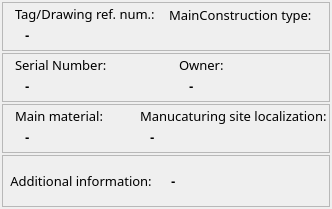
                   <widget class="QWidget" name="constructInfoLabels" native="true">
                    <property name="sizePolicy">
                     <sizepolicy hsizetype="Preferred" vsizetype="Fixed">
                      <horstretch>0</horstretch>
                      <verstretch>0</verstretch>
                     </sizepolicy>
                    </property>
                    <layout class="QVBoxLayout" name="verticalLayout_4">
                     <property name="spacing">
                      <number>2</number>
                     </property>
                     <property name="leftMargin">
                      <number>2</number>
                     </property>
                     <property name="topMargin">
                      <number>2</number>
                     </property>
                     <property name="rightMargin">
                      <number>2</number>
                     </property>
                     <property name="bottomMargin">
                      <number>2</number>
                     </property>
                     <item>
                      <widget class="QFrame" name="frame">
                       <property name="frameShape">
                        <enum>QFrame::StyledPanel</enum>
                       </property>
                       <property name="frameShadow">
                        <enum>QFrame::Raised</enum>
                       </property>
                       <layout class="QHBoxLayout" name="horizontalLayout_6">
                        <property name="spacing">
                         <number>2</number>
                        </property>
                        <property name="leftMargin">
                         <number>0</number>
                        </property>
                        <property name="topMargin">
                         <number>0</number>
                        </property>
                        <property name="rightMargin">
                         <number>0</number>
                        </property>
                        <property name="bottomMargin">
                         <number>0</number>
                        </property>
                        <item>
                         <widget class="QFrame" name="frame_8">
                          <property name="sizePolicy">
                           <sizepolicy hsizetype="Preferred" vsizetype="Preferred">
                            <horstretch>0</horstretch>
                            <verstretch>0</verstretch>
                           </sizepolicy>
                          </property>
                          <property name="frameShape">
                           <enum>QFrame::NoFrame</enum>
                          </property>
                          <property name="frameShadow">
                           <enum>QFrame::Sunken</enum>
                          </property>
                          <property name="lineWidth">
                           <number>0</number>
                          </property>
                          <layout class="QVBoxLayout" name="verticalLayout_7">
                           <property name="spacing">
                            <number>0</number>
                           </property>
                           <property name="leftMargin">
                            <number>2</number>
                           </property>
                           <property name="topMargin">
                            <number>2</number>
                           </property>
                           <property name="rightMargin">
                            <number>2</number>
                           </property>
                           <property name="bottomMargin">
                            <number>2</number>
                           </property>
                           <item>
                            <widget class="QLabel" name="label_29">
                             <property name="minimumSize">
                              <size>
                               <width>0</width>
                               <height>0</height>
                              </size>
                             </property>
                             <property name="font">
                              <font>
                               <family>Calibri,Helvetica,sans-serif</family>
                               <pointsize>10</pointsize>
                               <weight>50</weight>
                               <italic>false</italic>
                               <bold>false</bold>
                              </font>
                             </property>
                             <property name="text">
                              <string>Tag/Drawing ref. num.:</string>
                             </property>
                             <property name="alignment">
                              <set>Qt::AlignLeading|Qt::AlignLeft|Qt::AlignVCenter</set>
                             </property>
                             <property name="indent">
                              <number>10</number>
                             </property>
                            </widget>
                           </item>
                           <item>
                            <widget class="QLabel" name="constructTagLabel">
                             <property name="sizePolicy">
                              <sizepolicy hsizetype="Expanding" vsizetype="Preferred">
                               <horstretch>0</horstretch>
                               <verstretch>0</verstretch>
                              </sizepolicy>
                             </property>
                             <property name="minimumSize">
                              <size>
                               <width>0</width>
                               <height>25</height>
                              </size>
                             </property>
                             <property name="font">
                              <font>
                               <family>MS Shell Dlg 2</family>
                               <pointsize>10</pointsize>
                               <weight>75</weight>
                               <bold>true</bold>
                              </font>
                             </property>
                             <property name="text">
                              <string>-</string>
                             </property>
                             <property name="alignment">
                              <set>Qt::AlignLeading|Qt::AlignLeft|Qt::AlignVCenter</set>
                             </property>
                             <property name="indent">
                              <number>20</number>
                             </property>
                            </widget>
                           </item>
                          </layout>
                         </widget>
                        </item>
                        <item>
                         <widget class="QFrame" name="frame_43">
                          <property name="sizePolicy">
                           <sizepolicy hsizetype="Expanding" vsizetype="Preferred">
                            <horstretch>0</horstretch>
                            <verstretch>0</verstretch>
                           </sizepolicy>
                          </property>
                          <layout class="QVBoxLayout" name="verticalLayout_39">
                           <property name="spacing">
                            <number>0</number>
                           </property>
                           <property name="leftMargin">
                            <number>0</number>
                           </property>
                           <property name="topMargin">
                            <number>0</number>
                           </property>
                           <property name="rightMargin">
                            <number>0</number>
                           </property>
                           <property name="bottomMargin">
                            <number>0</number>
                           </property>
                           <item>
                            <widget class="QLabel" name="label_44">
                             <property name="minimumSize">
                              <size>
                               <width>170</width>
                               <height>20</height>
                              </size>
                             </property>
                             <property name="font">
                              <font>
                               <family>Calibri,Helvetica,sans-serif</family>
                               <pointsize>10</pointsize>
                               <weight>50</weight>
                               <italic>false</italic>
                               <bold>false</bold>
                              </font>
                             </property>
                             <property name="text">
                              <string>MainConstruction type:</string>
                             </property>
                             <property name="alignment">
                              <set>Qt::AlignLeading|Qt::AlignLeft|Qt::AlignVCenter</set>
                             </property>
                             <property name="indent">
                              <number>10</number>
                             </property>
                            </widget>
                           </item>
                           <item>
                            <widget class="QLabel" name="constructTypeLabel">
                             <property name="minimumSize">
                              <size>
                               <width>0</width>
                               <height>20</height>
                              </size>
                             </property>
                             <property name="font">
                              <font>
                               <family>MS Shell Dlg 2</family>
                               <pointsize>10</pointsize>
                               <weight>75</weight>
                               <bold>true</bold>
                              </font>
                             </property>
                             <property name="text">
                              <string/>
                             </property>
                             <property name="indent">
                              <number>20</number>
                             </property>
                            </widget>
                           </item>
                          </layout>
                         </widget>
                        </item>
                       </layout>
                      </widget>
                     </item>
                     <item>
                      <widget class="QFrame" name="frame_5">
                       <property name="frameShape">
                        <enum>QFrame::StyledPanel</enum>
                       </property>
                       <property name="frameShadow">
                        <enum>QFrame::Raised</enum>
                       </property>
                       <layout class="QHBoxLayout" name="horizontalLayout_10">
                        <property name="spacing">
                         <number>2</number>
                        </property>
                        <property name="leftMargin">
                         <number>0</number>
                        </property>
                        <property name="topMargin">
                         <number>0</number>
                        </property>
                        <property name="rightMargin">
                         <number>0</number>
                        </property>
                        <property name="bottomMargin">
                         <number>0</number>
                        </property>
                        <item>
                         <widget class="QFrame" name="frame_9">
                          <property name="sizePolicy">
                           <sizepolicy hsizetype="Expanding" vsizetype="Preferred">
                            <horstretch>0</horstretch>
                            <verstretch>0</verstretch>
                           </sizepolicy>
                          </property>
                          <layout class="QVBoxLayout" name="verticalLayout_8">
                           <property name="spacing">
                            <number>0</number>
                           </property>
                           <property name="leftMargin">
                            <number>2</number>
                           </property>
                           <property name="topMargin">
                            <number>2</number>
                           </property>
                           <property name="rightMargin">
                            <number>2</number>
                           </property>
                           <property name="bottomMargin">
                            <number>2</number>
                           </property>
                           <item>
                            <widget class="QLabel" name="label_30">
                             <property name="minimumSize">
                              <size>
                               <width>0</width>
                               <height>0</height>
                              </size>
                             </property>
                             <property name="font">
                              <font>
                               <family>Calibri,Helvetica,sans-serif</family>
                               <pointsize>10</pointsize>
                               <weight>50</weight>
                               <italic>false</italic>
                               <bold>false</bold>
                              </font>
                             </property>
                             <property name="text">
                              <string>Serial Number:</string>
                             </property>
                             <property name="alignment">
                              <set>Qt::AlignLeading|Qt::AlignLeft|Qt::AlignVCenter</set>
                             </property>
                             <property name="indent">
                              <number>10</number>
                             </property>
                            </widget>
                           </item>
                           <item>
                            <widget class="QLabel" name="constructNumberLabel">
                             <property name="sizePolicy">
                              <sizepolicy hsizetype="Expanding" vsizetype="Preferred">
                               <horstretch>0</horstretch>
                               <verstretch>0</verstretch>
                              </sizepolicy>
                             </property>
                             <property name="minimumSize">
                              <size>
                               <width>0</width>
                               <height>25</height>
                              </size>
                             </property>
                             <property name="font">
                              <font>
                               <family>MS Shell Dlg 2</family>
                               <pointsize>10</pointsize>
                               <weight>75</weight>
                               <bold>true</bold>
                              </font>
                             </property>
                             <property name="text">
                              <string>-</string>
                             </property>
                             <property name="alignment">
                              <set>Qt::AlignLeading|Qt::AlignLeft|Qt::AlignVCenter</set>
                             </property>
                             <property name="indent">
                              <number>20</number>
                             </property>
                            </widget>
                           </item>
                          </layout>
                         </widget>
                        </item>
                        <item>
                         <widget class="QFrame" name="frame_10">
                          <property name="sizePolicy">
                           <sizepolicy hsizetype="Expanding" vsizetype="Preferred">
                            <horstretch>0</horstretch>
                            <verstretch>0</verstretch>
                           </sizepolicy>
                          </property>
                          <layout class="QVBoxLayout" name="verticalLayout_9">
                           <property name="spacing">
                            <number>0</number>
                           </property>
                           <property name="leftMargin">
                            <number>2</number>
                           </property>
                           <property name="topMargin">
                            <number>2</number>
                           </property>
                           <property name="rightMargin">
                            <number>2</number>
                           </property>
                           <property name="bottomMargin">
                            <number>2</number>
                           </property>
                           <item>
                            <widget class="QLabel" name="label_31">
                             <property name="minimumSize">
                              <size>
                               <width>0</width>
                               <height>0</height>
                              </size>
                             </property>
                             <property name="font">
                              <font>
                               <family>Calibri,Helvetica,sans-serif</family>
                               <pointsize>10</pointsize>
                               <weight>50</weight>
                               <italic>false</italic>
                               <bold>false</bold>
                              </font>
                             </property>
                             <property name="text">
                              <string>Owner:</string>
                             </property>
                             <property name="alignment">
                              <set>Qt::AlignLeading|Qt::AlignLeft|Qt::AlignVCenter</set>
                             </property>
                             <property name="indent">
                              <number>10</number>
                             </property>
                            </widget>
                           </item>
                           <item>
                            <widget class="QLabel" name="constructOwnerLabel">
                             <property name="sizePolicy">
                              <sizepolicy hsizetype="Expanding" vsizetype="Preferred">
                               <horstretch>0</horstretch>
                               <verstretch>0</verstretch>
                              </sizepolicy>
                             </property>
                             <property name="minimumSize">
                              <size>
                               <width>0</width>
                               <height>25</height>
                              </size>
                             </property>
                             <property name="font">
                              <font>
                               <family>MS Shell Dlg 2</family>
                               <pointsize>10</pointsize>
                               <weight>75</weight>
                               <bold>true</bold>
                              </font>
                             </property>
                             <property name="text">
                              <string>-</string>
                             </property>
                             <property name="alignment">
                              <set>Qt::AlignLeading|Qt::AlignLeft|Qt::AlignVCenter</set>
                             </property>
                             <property name="indent">
                              <number>20</number>
                             </property>
                            </widget>
                           </item>
                          </layout>
                         </widget>
                        </item>
                       </layout>
                      </widget>
                     </item>
                     <item>
                      <widget class="QFrame" name="frame_2">
                       <property name="frameShape">
                        <enum>QFrame::StyledPanel</enum>
                       </property>
                       <property name="frameShadow">
                        <enum>QFrame::Raised</enum>
                       </property>
                       <layout class="QHBoxLayout" name="horizontalLayout_12">
                        <property name="spacing">
                         <number>2</number>
                        </property>
                        <property name="leftMargin">
                         <number>0</number>
                        </property>
                        <property name="topMargin">
                         <number>0</number>
                        </property>
                        <property name="rightMargin">
                         <number>0</number>
                        </property>
                        <property name="bottomMargin">
                         <number>0</number>
                        </property>
                        <item>
                         <widget class="QFrame" name="frame_13">
                          <property name="sizePolicy">
                           <sizepolicy hsizetype="Expanding" vsizetype="Preferred">
                            <horstretch>0</horstretch>
                            <verstretch>0</verstretch>
                           </sizepolicy>
                          </property>
                          <layout class="QVBoxLayout" name="verticalLayout_10">
                           <property name="spacing">
                            <number>0</number>
                           </property>
                           <property name="leftMargin">
                            <number>2</number>
                           </property>
                           <property name="topMargin">
                            <number>2</number>
                           </property>
                           <property name="rightMargin">
                            <number>2</number>
                           </property>
                           <property name="bottomMargin">
                            <number>2</number>
                           </property>
                           <item>
                            <widget class="QLabel" name="label_34">
                             <property name="sizePolicy">
                              <sizepolicy hsizetype="Expanding" vsizetype="Preferred">
                               <horstretch>0</horstretch>
                               <verstretch>0</verstretch>
                              </sizepolicy>
                             </property>
                             <property name="minimumSize">
                              <size>
                               <width>0</width>
                               <height>0</height>
                              </size>
                             </property>
                             <property name="font">
                              <font>
                               <family>Calibri,Helvetica,sans-serif</family>
                               <pointsize>10</pointsize>
                               <weight>50</weight>
                               <italic>false</italic>
                               <bold>false</bold>
                              </font>
                             </property>
                             <property name="text">
                              <string>Main material:</string>
                             </property>
                             <property name="alignment">
                              <set>Qt::AlignLeading|Qt::AlignLeft|Qt::AlignVCenter</set>
                             </property>
                             <property name="indent">
                              <number>10</number>
                             </property>
                            </widget>
                           </item>
                           <item>
                            <widget class="QLabel" name="constructMaterialLabel">
                             <property name="sizePolicy">
                              <sizepolicy hsizetype="Expanding" vsizetype="Preferred">
                               <horstretch>0</horstretch>
                               <verstretch>0</verstretch>
                              </sizepolicy>
                             </property>
                             <property name="minimumSize">
                              <size>
                               <width>0</width>
                               <height>25</height>
                              </size>
                             </property>
                             <property name="font">
                              <font>
                               <family>MS Shell Dlg 2</family>
                               <pointsize>10</pointsize>
                               <weight>75</weight>
                               <bold>true</bold>
                              </font>
                             </property>
                             <property name="text">
                              <string>-</string>
                             </property>
                             <property name="alignment">
                              <set>Qt::AlignLeading|Qt::AlignLeft|Qt::AlignVCenter</set>
                             </property>
                             <property name="indent">
                              <number>20</number>
                             </property>
                            </widget>
                           </item>
                          </layout>
                         </widget>
                        </item>
                        <item>
                         <widget class="QFrame" name="frame_14">
                          <property name="sizePolicy">
                           <sizepolicy hsizetype="Expanding" vsizetype="Preferred">
                            <horstretch>0</horstretch>
                            <verstretch>0</verstretch>
                           </sizepolicy>
                          </property>
                          <layout class="QVBoxLayout" name="verticalLayout_13">
                           <property name="spacing">
                            <number>0</number>
                           </property>
                           <property name="leftMargin">
                            <number>2</number>
                           </property>
                           <property name="topMargin">
                            <number>2</number>
                           </property>
                           <property name="rightMargin">
                            <number>2</number>
                           </property>
                           <property name="bottomMargin">
                            <number>2</number>
                           </property>
                           <item>
                            <widget class="QLabel" name="label_35">
                             <property name="minimumSize">
                              <size>
                               <width>0</width>
                               <height>0</height>
                              </size>
                             </property>
                             <property name="font">
                              <font>
                               <family>Calibri,Helvetica,sans-serif</family>
                               <pointsize>10</pointsize>
                               <weight>50</weight>
                               <italic>false</italic>
                               <bold>false</bold>
                              </font>
                             </property>
                             <property name="text">
                              <string>Manucaturing site localization:</string>
                             </property>
                             <property name="textFormat">
                              <enum>Qt::AutoText</enum>
                             </property>
                             <property name="alignment">
                              <set>Qt::AlignLeading|Qt::AlignLeft|Qt::AlignVCenter</set>
                             </property>
                             <property name="indent">
                              <number>10</number>
                             </property>
                            </widget>
                           </item>
                           <item>
                            <widget class="QLabel" name="constructLocalizationLabel">
                             <property name="minimumSize">
                              <size>
                               <width>0</width>
                               <height>25</height>
                              </size>
                             </property>
                             <property name="font">
                              <font>
                               <family>MS Shell Dlg 2</family>
                               <pointsize>10</pointsize>
                               <weight>75</weight>
                               <bold>true</bold>
                              </font>
                             </property>
                             <property name="text">
                              <string>-</string>
                             </property>
                             <property name="alignment">
                              <set>Qt::AlignLeading|Qt::AlignLeft|Qt::AlignVCenter</set>
                             </property>
                             <property name="indent">
                              <number>20</number>
                             </property>
                            </widget>
                           </item>
                          </layout>
                         </widget>
                        </item>
                       </layout>
                      </widget>
                     </item>
                     <item>
                      <widget class="QFrame" name="frame_11">
                       <property name="frameShape">
                        <enum>QFrame::StyledPanel</enum>
                       </property>
                       <property name="frameShadow">
                        <enum>QFrame::Raised</enum>
                       </property>
                       <layout class="QHBoxLayout" name="horizontalLayout_11">
                        <property name="spacing">
                         <number>2</number>
                        </property>
                        <property name="leftMargin">
                         <number>0</number>
                        </property>
                        <property name="topMargin">
                         <number>0</number>
                        </property>
                        <property name="rightMargin">
                         <number>0</number>
                        </property>
                        <property name="bottomMargin">
                         <number>0</number>
                        </property>
                        <item>
                         <widget class="QLabel" name="label_33">
                          <property name="minimumSize">
                           <size>
                            <width>156</width>
                            <height>0</height>
                           </size>
                          </property>
                          <property name="font">
                           <font>
                            <family>Calibri,Helvetica,sans-serif</family>
                            <pointsize>10</pointsize>
                            <weight>50</weight>
                            <italic>false</italic>
                            <bold>false</bold>
                           </font>
                          </property>
                          <property name="text">
                           <string>Additional information:</string>
                          </property>
                          <property name="alignment">
                           <set>Qt::AlignCenter</set>
                          </property>
                          <property name="wordWrap">
                           <bool>false</bool>
                          </property>
                          <property name="indent">
                           <number>10</number>
                          </property>
                         </widget>
                        </item>
                        <item>
                         <widget class="QLabel" name="constructAdditionalInfoLabel">
                          <property name="sizePolicy">
                           <sizepolicy hsizetype="Expanding" vsizetype="Preferred">
                            <horstretch>0</horstretch>
                            <verstretch>0</verstretch>
                           </sizepolicy>
                          </property>
                          <property name="minimumSize">
                           <size>
                            <width>0</width>
                            <height>50</height>
                           </size>
                          </property>
                          <property name="font">
                           <font>
                            <family>MS Shell Dlg 2</family>
                            <pointsize>10</pointsize>
                            <weight>75</weight>
                            <bold>true</bold>
                           </font>
                          </property>
                          <property name="layoutDirection">
                           <enum>Qt::RightToLeft</enum>
                          </property>
                          <property name="text">
                           <string>-</string>
                          </property>
                          <property name="alignment">
                           <set>Qt::AlignLeading|Qt::AlignLeft|Qt::AlignVCenter</set>
                          </property>
                          <property name="wordWrap">
                           <bool>true</bool>
                          </property>
                          <property name="indent">
                           <number>10</number>
                          </property>
                         </widget>
                        </item>
                       </layout>
                      </widget>
                     </item>
                    </layout>
                   </widget>
